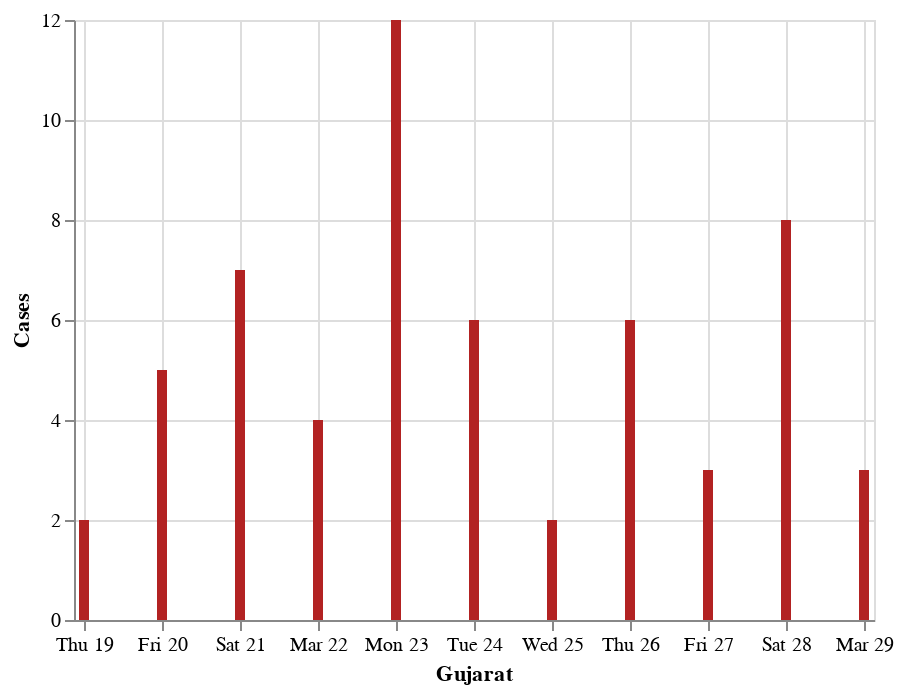

Notebook code cell kept with this figure:
### Code cell
#hide_input

wb_df=graph_df.query("detected_state == 'Gujarat'").reset_index()
wb_df=wb_df[["diagnosed_date",0]]
wb_df.rename(columns={0:'Cases'},inplace=True)
wb_df=wb_df.groupby("diagnosed_date").sum().reset_index()
#wb_df
alt.Chart(wb_df).mark_bar(color='firebrick').encode(
    alt.X('diagnosed_date', title='Gujarat'),
    alt.Y('sum(Cases)', title='Cases')
).interactive()

### Figure 1 — Vega-Lite specification as saved in the notebook (floating-point values rounded to 4 significant figures)
{"config": {"view": {"continuousWidth": 400, "continuousHeight": 300}}, "data": {"name": "data-d0ddcda0d239327afbfec14f46657127"}, "mark": {"type": "bar", "color": "firebrick"}, "encoding": {"x": {"type": "temporal", "field": "diagnosed_date", "title": "Gujarat"}, "y": {"type": "quantitative", "aggregate": "sum", "field": "Cases", "title": "Cases"}}, "selection": {"selector127": {"type": "interval", "bind": "scales", "encodings": ["x", "y"]}}, "$schema": "https://vega.github.io/schema/vega-lite/v4.8.1.json", "datasets": {"data-d0ddcda0d239327afbfec14f46657127": [{"diagnosed_date": "2020-03-19T00:00:00", "Cases": 2}, {"diagnosed_date": "2020-03-20T00:00:00", "Cases": 5}, {"diagnosed_date": "2020-03-21T00:00:00", "Cases": 7}, {"diagnosed_date": "2020-03-22T00:00:00", "Cases": 4}, {"diagnosed_date": "2020-03-23T00:00:00", "Cases": 12}, {"diagnosed_date": "2020-03-24T00:00:00", "Cases": 6}, {"diagnosed_date": "2020-03-25T00:00:00", "Cases": 2}, {"diagnosed_date": "2020-03-26T00:00:00", "Cases": 6}, {"diagnosed_date": "2020-03-27T00:00:00", "Cases": 3}, {"diagnosed_date": "2020-03-28T00:00:00", "Cases": 8}, {"diagnosed_date": "2020-03-29T00:00:00", "Cases": 3}]}}
